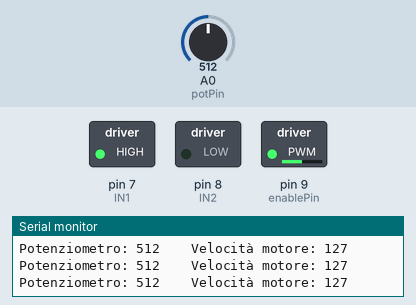
Simulated run of this sketch. Board: Arduino Uno, built with avr-gcc and run on an emulated ATmega328P. Shown: switched loads named in the sketch (green lamp = pin HIGH), the last lines printed to the serial monitor. Inputs (shaded band) come from the test bench; at power-on: A0 (potPin) = 512.

Above: at 1.2 s.
1.3 s: A0 (potPin) set to 412
At 2.0 s:
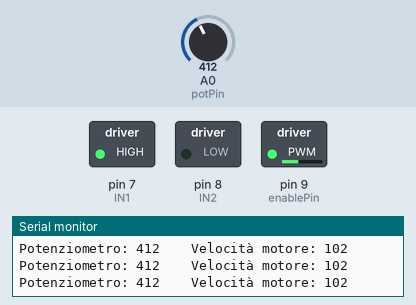
4.3 s: A0 (potPin) set to 395
At 5.3 s:
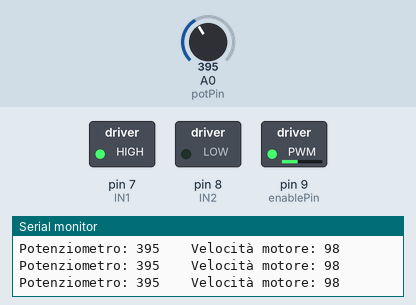
7.3 s: A0 (potPin) set to 44
At 8.5 s:
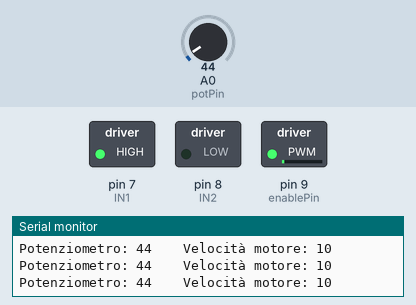
8.8 s: A0 (potPin) set to 38
At 9.3 s:
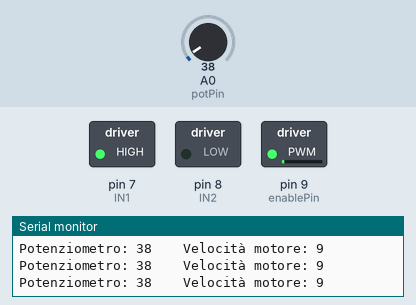
11.8 s: A0 (potPin) set to 93
At 12.3 s:
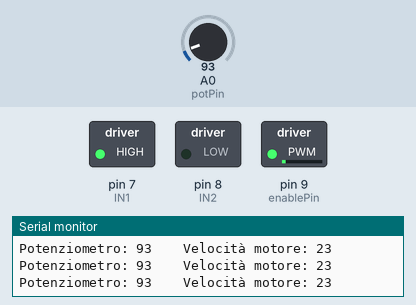
13.3 s: A0 (potPin) set to 105
At 14.3 s:
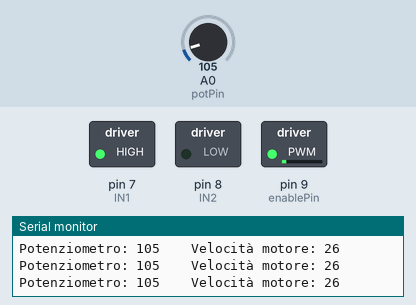
Timing chart, 0 to 16.3 s (numbered marks = the images above; inputs shaded):
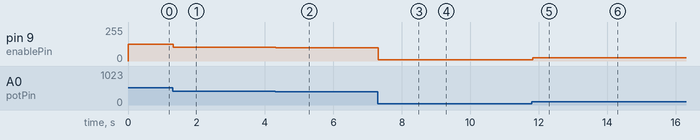

The sketch:

Potenziometro.ino
```cpp
int enablePin = 9;
int IN1 = 7;
int IN2 = 8;
int potPin = A0;

void setup() {
  pinMode(enablePin, OUTPUT);
  pinMode(IN1, OUTPUT);
  pinMode(IN2, OUTPUT);

  digitalWrite(IN1, HIGH);
  digitalWrite(IN2, LOW);

  Serial.begin(9600);
}

void loop() {
  int potValue = analogRead(potPin);
  int speed = map(potValue, 0, 1023, 0, 255);

  analogWrite(enablePin, speed);

  Serial.print("Potenziometro: ");
  Serial.print(potValue);
  Serial.print("    Velocità motore: ");
  Serial.println(speed);

  delay(50);
}
```

Measured:
- after the input at 1.3 s, pin 9 (enablePin): 127/255 → 102/255 at once
- after the input at 4.3 s, pin 9 (enablePin): 102/255 → 98/255 at once
- after the input at 7.3 s, pin 9 (enablePin): 98/255 → 10/255 at once
- after the input at 8.8 s, pin 9 (enablePin): 10/255 → 9/255 at once
- after the input at 11.8 s, pin 9 (enablePin): 9/255 → 23/255 at once
- after the input at 13.3 s, pin 9 (enablePin): 23/255 → 26/255 at once
